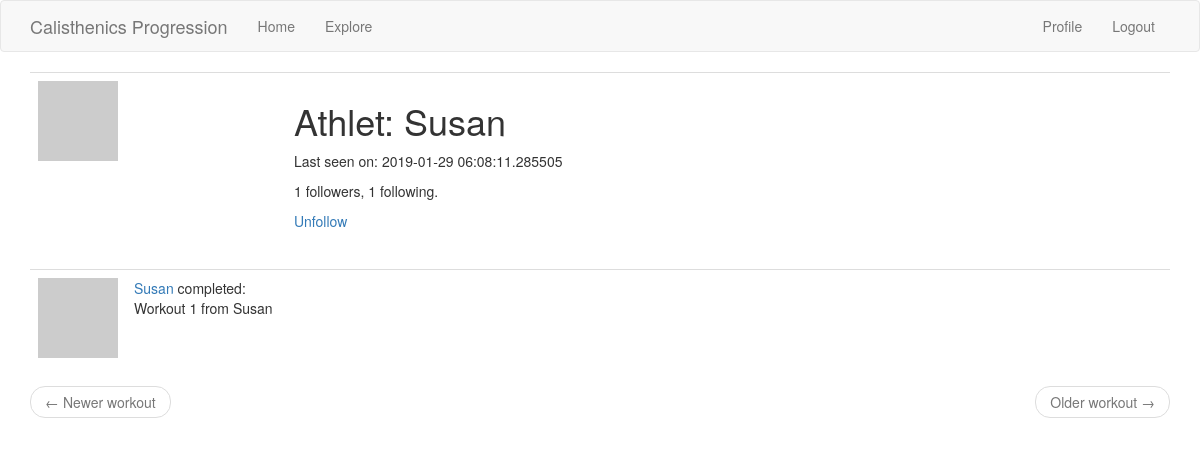
Page /user/Susan (signed in) on the earlier database version.
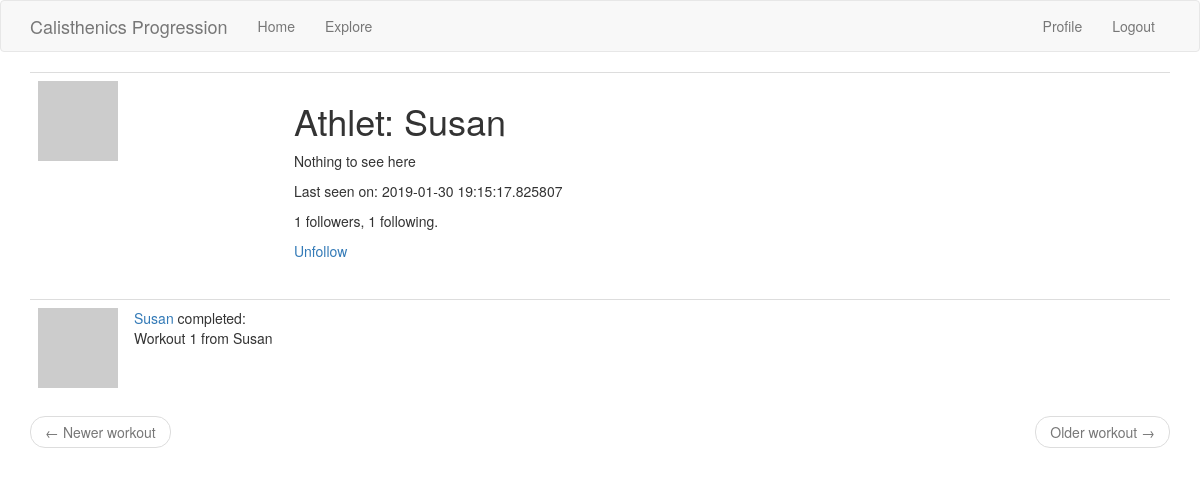
Same page on the later database version.
### app/models.py (models this page shows, shortened)
class User(UserMixin, db.Model):
    id = db.Column(db.Integer, primary_key=True)
    username = db.Column(db.String(64), index=True, unique=True)
    email = db.Column(db.String(120), index=True, unique=True)
    password_hash = db.Column(db.String(128))
    about_me = db.Column(db.String(280))
    last_seen = db.Column(db.DateTime, default=datetime.utcnow)
    followed = db.relationship(
        'User', secondary=followers,
        primaryjoin=(followers.c.follower_id == id),
        secondaryjoin=(followers.c.followed_id == id),
        backref=db.backref('followers', lazy='dynamic'), lazy='dynamic')
    workouts = db.relationship('Workout', backref='athlet', lazy='dynamic')
    def avatar(self, size):
        digest = md5(self.email.lower().encode('utf-8')).hexdigest()
        return 'https://www.gravatar.com/avatar/{}?d=identicon&s={}'.format(digest, size)
    def is_following(self, user):
        return self.followed.filter(followers.c.followed_id == user.id).count() > 0

class Workout(db.Model):
    id = db.Column(db.Integer, primary_key=True)
    title = db.Column(db.String(80), index=True)
    timestamp = db.Column(db.DateTime, index=True, default=datetime.utcnow)
    user_id = db.Column(db.Integer, db.ForeignKey('user.id'))

### app/routes.py (the view)
@app.route('/user/<username>')
@login_required
def user(username):
    user = User.query.filter_by(username=username) .first_or_404()
    page = request.args.get('page', 1, type=int)
    workouts = user.workouts.order_by(Workout.timestamp.desc()).paginate(page, app.config['WORKOUTS_PER_PAGE'], False)
    next_url = url_for('user', username=user.username, page=workouts.next_num) \
        if workouts.has_next else None
    prev_url = url_for('user', username=user.username, page=workouts.prev_num) \
        if workouts.has_prev else None
    return render_template('user.html', user=user, workouts=workouts.items, next_url=next_url, prev_url=prev_url)

### app/models.py (called while the page is built)
@login.user_loader
def load_user(id):
    return User.query.get(int(id))

### app/routes.py (called while the page is built)
@app.before_request
def before_request():
    if current_user.is_authenticated:
        current_user.last_seen = datetime.utcnow()
        db.session.commit()

### app/templates/user.html
{% extends "base.html" %}
{% block app_content %}
    <table class="table table-hover">
        <tr>
            <td width="256px"><img src="{{ user.avatar(256) }}"></td>
            <td>
                <h1>Athlet: {{ user.username }}</h1>
                {% if user.about_me %}<p>{{ user.about_me }}</p>{% endif %}
                {% if user.last_seen %}<p>Last seen on: {{ user.last_seen }}</p>{% endif %}
                <p>{{ user.followers.count() }} followers, {{ user.followed.count() }} following.</p>
                {% if user == current_user %}
                <p><a href="{{ url_for('edit_profile') }}">Edit your profile</a></p>
                {% elif not current_user.is_following(user) %}
                <p><a href="{{ url_for('follow', username=user.username) }}">Follow</a></p>
                {% else %}
                <p><a href="{{ url_for('unfollow', username=user.username) }}">Unfollow</a></p>
                {% endif %}
            </td>
        </tr>
    </table>
    {% for workout in workouts %}
        {% include '_workout.html' %}
    {% endfor %}
    <nav aria-label="...">
        <ul class="pager">
            <li class="previous{% if not prev_url %} disabled{% endif %}">
                <a href="{{ prev_url or '#' }}">
                    <span aria-hidden="true">&larr;</span> Newer workout
                </a>
            </li>
            <li class="next{% if not next_url %} disabled{% endif %}">
                <a href="{{ next_url or '#' }}">
                    Older workout <span aria-hidden="true">&rarr;</span>
                </a>
            </li>
        </ul>
    </nav>
{% endblock %}

### app/templates/base.html (shortened to what this page needs)
{% extends 'bootstrap/base.html' %}
{% block navbar %}
    <nav class="navbar navbar-default">
        <div class="container">
            <div class="navbar-header">
                <a class="navbar-brand" href="{{ url_for('index') }}">Calisthenics Progression</a>
            </div>
            <div class="collapse navbar-collapse" id="bs-example-navbar-collapse-1">
                <ul class="nav navbar-nav">
                    <li><a href="{{ url_for('index') }}">Home</a></li>
                    <li><a href="{{ url_for('explore') }}">Explore</a></li>
                </ul>
                <ul class="nav navbar-nav navbar-right">
                    {% if current_user.is_anonymous %}
                    <li><a href="{{ url_for('login') }}">Login</a></li>
                    {% else %}
                    <li><a href="{{ url_for('user', username=current_user.username) }}">Profile</a></li>
                    <li><a href="{{ url_for('logout') }}">Logout</a></li>
                    {% endif %}
                </ul>
            </div>
        </div>
    </nav>
{% endblock %}
{% block content %}
    <div class="container">
        {% block app_content %}{% endblock %}
    </div>
{% endblock %}

### app/templates/_workout.html
<table class="table table-hover">
    <tr>
        <td width="70px">
            <a href="{{ url_for('user', username=workout.athlet.username) }}">
                <img src="{{ workout.athlet.avatar(70) }}" />
            </a>
        </td>
        <td>
            <a href="{{ url_for('user', username=workout.athlet.username) }}">
                {{ workout.athlet.username }}
            </a>
            completed:
            <br>
            {{ workout.title }}
        </td>
    </tr>
</table>

Differences in the rows shown:
changed User "Susan": about_me (not shown) → "Nothing to see here"; last_seen "2019-01-29 06:08:11.285505" → "2019-01-30 19:15:17.825807"
